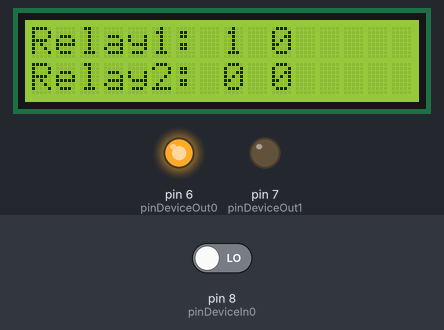
The sketch below on a simulated Arduino Uno, built with avr-gcc and run on an emulated ATmega328P. On the bench: 16×2 character LCD, output pins drawn as LEDs (lit = HIGH). Dashed ring = blinking. The test bench sets the inputs (shaded band); at power-on: pin 8 (pinDeviceIn0) LOW.

Above: at 2.6 s.
2.7 s: pin 8 (pinDeviceIn0) driven HIGH
At 4.8 s:
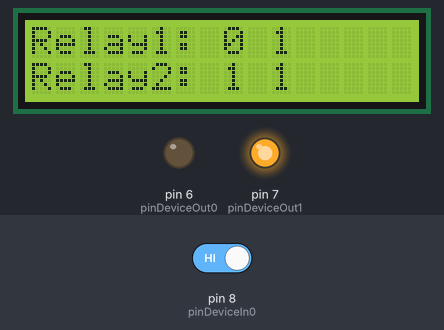
5.7 s: pin 8 (pinDeviceIn0) driven LOW
At 6.4 s:
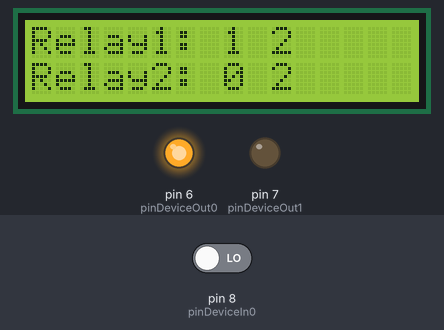
7.2 s: pin 8 (pinDeviceIn0) driven HIGH
At 9.8 s:
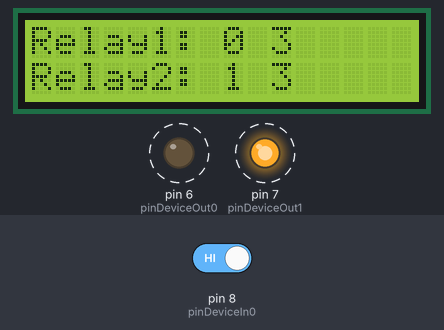
Timing chart, 0 to 16.2 s (numbered marks = the images above; inputs shaded):
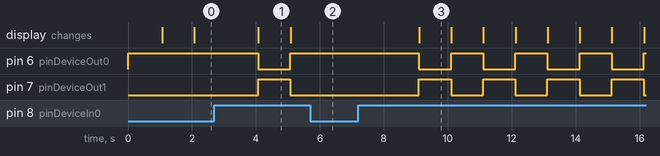

Measured:
- after the input at 2.7 s, pin 6 (pinDeviceOut0): HIGH → LOW after 1.4 s, → HIGH 1.0 s later; pin 7 (pinDeviceOut1): LOW → HIGH after 1.4 s, → LOW 1.0 s later; the display: changes after 1.4 s (image 1)
- after the input at 5.7 s, pin 6 (pinDeviceOut0): stays HIGH (without the input it goes to LOW after 0.39 s); pin 7 (pinDeviceOut1): stays LOW (without the input it goes to HIGH after 0.39 s)
- after the input at 7.2 s, pin 6 (pinDeviceOut0), pin 7 (pinDeviceOut1): alternates HIGH for 1.0 s and LOW for 1.0 s, starting after 1.9 s; the display: changes after 1.9 s (image 3)
- what the display in image 1 shows lasts 1.0 s, from 4.1 s to 5.1 s

The sketch:

LeonardoRelay.ino
```cpp
#include <LiquidCrystal.h>

const int rs = 12, en = 11, d4 = 5, d5 = 4, d6 = 3, d7 = 2;
LiquidCrystal lcd(rs, en, d4, d5, d6, d7);

const int pinDeviceIn0 = 8;
const int pinDeviceOut0 = 6;
const int pinDeviceOut1 = 7;

int statusIn0 = LOW;
int referenceStatusIn0 = LOW;
int statusOut0 = HIGH;
int statusOut1 = LOW;

int switchedOut0 = 0;
int switchedOut1 = 0;

void setup() {
  pinMode(pinDeviceIn0, INPUT);
  pinMode(pinDeviceOut0, OUTPUT);
  pinMode(pinDeviceOut1, OUTPUT);

  digitalWrite(pinDeviceOut0, statusOut0);
  digitalWrite(pinDeviceOut1, statusOut1);

  statusIn0 = digitalRead(pinDeviceIn0);
  referenceStatusIn0 = statusIn0;

  lcd.begin(16, 2);
  lcd.setCursor(0, 0);
  lcd.print("Stables v2.1");
  lcd.setCursor(0, 1);
  lcd.print("Please wait...");
  delay(1000);
  lcd.clear();
}

void loop() {
  int reading1 = digitalRead(pinDeviceIn0);
  delay(500);
  int reading2 = digitalRead(pinDeviceIn0);
  delay(500);
  int reading3 = digitalRead(pinDeviceIn0);

  if (reading1 != referenceStatusIn0 && reading2 != referenceStatusIn0 && reading3 != referenceStatusIn0) {
    statusOut0 = !statusOut0;
    statusOut1 = !statusOut1;

    digitalWrite(pinDeviceOut0, statusOut0);
    digitalWrite(pinDeviceOut1, statusOut1);

    switchedOut0++;
    switchedOut1++;

    lcd.clear();
  }

  lcd.setCursor(0, 0);
  lcd.print("Relay1: ");
  lcd.print(statusOut0);
  lcd.print(" ");
  lcd.print(switchedOut0);

  lcd.setCursor(0, 1);
  lcd.print("Relay2: ");
  lcd.print(statusOut1);
  lcd.print(" ");
  lcd.print(switchedOut1);
}
```
